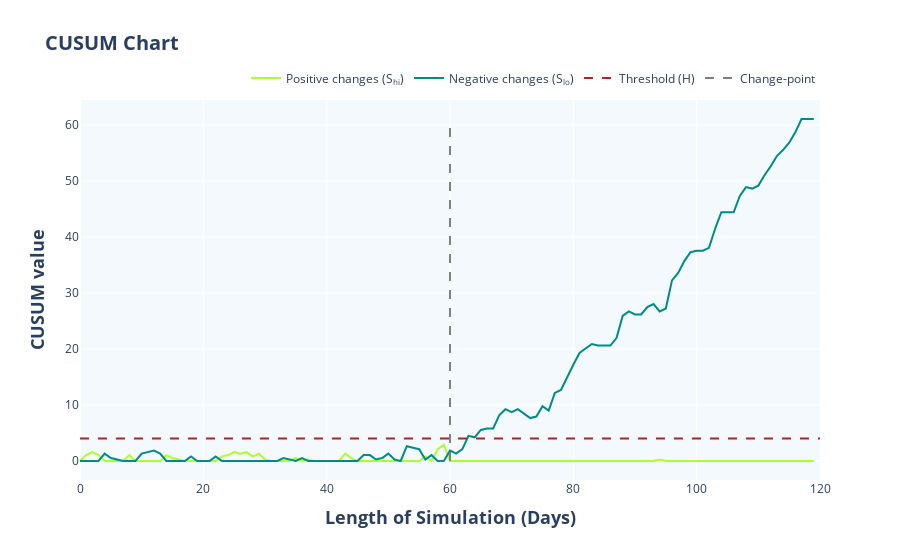

Here is the notebook cell this chart was saved with:
### Code cell
# CUSUM Chart
obj_cusum.plot_cusum_plotly()

### Figure 1 — Plotly figure (JSON) as saved in the notebook; plotly's stock layout.template omitted (floating-point values rounded to 4 significant figures)
{"data": [{"marker": {"color": "greenyellow", "size": 10}, "mode": "lines", "name": "Positive changes (S<sub>hi</sub>)", "type": "scatter", "x": [0, 1, 2, 3, 4, 5, 6, 7, 8, 9, 10, 11, 12, 13, 14, 15, 16, 17, 18, 19, 20, 21, 22, 23, 24, 25, 26, 27, 28, 29, 30, 31, 32, 33, 34, 35, 36, 37, 38, 39, 40, 41, 42, 43, 44, 45, 46, 47, 48, 49, 50, 51, 52, 53, 54, 55, 56, 57, 58, 59, 60, 61, 62, 63, 64, 65, 66, 67, 68, 69, 70, 71, 72, 73, 74, 75, 76, 77, 78, 79, 80, 81, 82, 83, 84, 85, 86, 87, 88, 89, 90, 91, 92, 93, 94, 95, 96, 97, 98, 99, 100, 101, 102, 103, 104, 105, 106, 107, 108, 109, 110, 111, 112, 113, 114, 115, 116, 117, 118, 119], "y": [0, 1.058, 1.586, 1.058, 0, 0, 0, 0, 1.058, 0, 0, 0, 0, 0, 1.058, 0.5288, 0.2644, 0, 0, 0, 0, 0, 0, 0.7932, 1.058, 1.586, 1.322, 1.586, 0.7932, 1.322, 0.2644, 0, 0, 0, 0, 0.5288, 0, 0.2644, 0, 0, 0, 0, 0, 1.322, 0.5288, 0, 0, 0, 0, 0, 0, 0, 0, 0, 0, 0, 0.7932, 0, 2.115, 2.909, 0, 0, 0, 0, 0, 0, 0, 0, 0, 0, 0, 0, 0, 0, 0, 0, 0, 0, 0, 0, 0, 0, 0, 0, 0, 0, 0, 0, 0, 0, 0, 0, 0, 0, 0.2644, 0, 0, 0, 0, 0, 0, 0, 0, 0, 0, 0, 0, 0, 0, 0, 0, 0, 0, 0, 0, 0, 0, 0, 0, 0]}, {"marker": {"color": "darkcyan", "size": 10}, "mode": "lines", "name": "Negative changes (S<sub>lo</sub>)", "type": "scatter", "x": [0, 1, 2, 3, 4, 5, 6, 7, 8, 9, 10, 11, 12, 13, 14, 15, 16, 17, 18, 19, 20, 21, 22, 23, 24, 25, 26, 27, 28, 29, 30, 31, 32, 33, 34, 35, 36, 37, 38, 39, 40, 41, 42, 43, 44, 45, 46, 47, 48, 49, 50, 51, 52, 53, 54, 55, 56, 57, 58, 59, 60, 61, 62, 63, 64, 65, 66, 67, 68, 69, 70, 71, 72, 73, 74, 75, 76, 77, 78, 79, 80, 81, 82, 83, 84, 85, 86, 87, 88, 89, 90, 91, 92, 93, 94, 95, 96, 97, 98, 99, 100, 101, 102, 103, 104, 105, 106, 107, 108, 109, 110, 111, 112, 113, 114, 115, 116, 117, 118, 119], "y": [0, 0, 0, 0, 1.322, 0.5288, 0.2644, 0, 0, 0, 1.322, 1.586, 1.851, 1.322, 0, 0, 0, 0, 0.7932, 0, 0, 0, 0.7932, 0, 0, 0, 0, 0, 0, 0, 0, 0, 0, 0.5288, 0.2644, 0, 0.5288, 0, 0, 0, 0, 0, 0, 0, 0, 0, 1.058, 1.058, 0.2644, 0.5288, 1.322, 0.2644, 0, 2.644, 2.38, 2.115, 0.2644, 1.058, 0, 0, 1.851, 1.322, 2.115, 4.495, 4.231, 5.553, 5.817, 5.817, 8.197, 9.254, 8.726, 9.254, 8.461, 7.668, 7.932, 9.783, 8.99, 12.16, 12.69, 15.07, 17.19, 19.3, 20.1, 20.89, 20.62, 20.62, 20.62, 21.95, 25.91, 26.71, 26.18, 26.18, 27.5, 28.03, 26.71, 27.23, 32.26, 33.58, 35.7, 37.28, 37.55, 37.55, 38.08, 41.51, 44.42, 44.42, 44.42, 47.33, 48.92, 48.65, 49.18, 51.03, 52.62, 54.47, 55.53, 56.85, 58.7, 61.08, 61.08, 61.08]}, {"line": {"color": "firebrick", "dash": "dash"}, "mode": "lines", "name": "Threshold (H)", "type": "scatter", "x": [0, 120], "y": [4, 4]}, {"line": {"color": "grey", "dash": "dash"}, "mode": "lines", "name": "Change-point", "type": "scatter", "x": [60, 60], "y": [0, 61.08]}], "layout": {"legend": {"orientation": "h", "x": 1, "xanchor": "right", "y": 1.02, "yanchor": "bottom"}, "plot_bgcolor": "#F3F9FC", "title": {"font": {"size": 20, "weight": "bold"}, "text": "CUSUM Chart"}, "xaxis": {"dtick": 20, "title": {"font": {"size": 18, "weight": "bold"}, "text": "Length of Simulation (Days)"}}, "yaxis": {"title": {"font": {"size": 18, "weight": "bold"}, "text": "CUSUM value"}}}}
